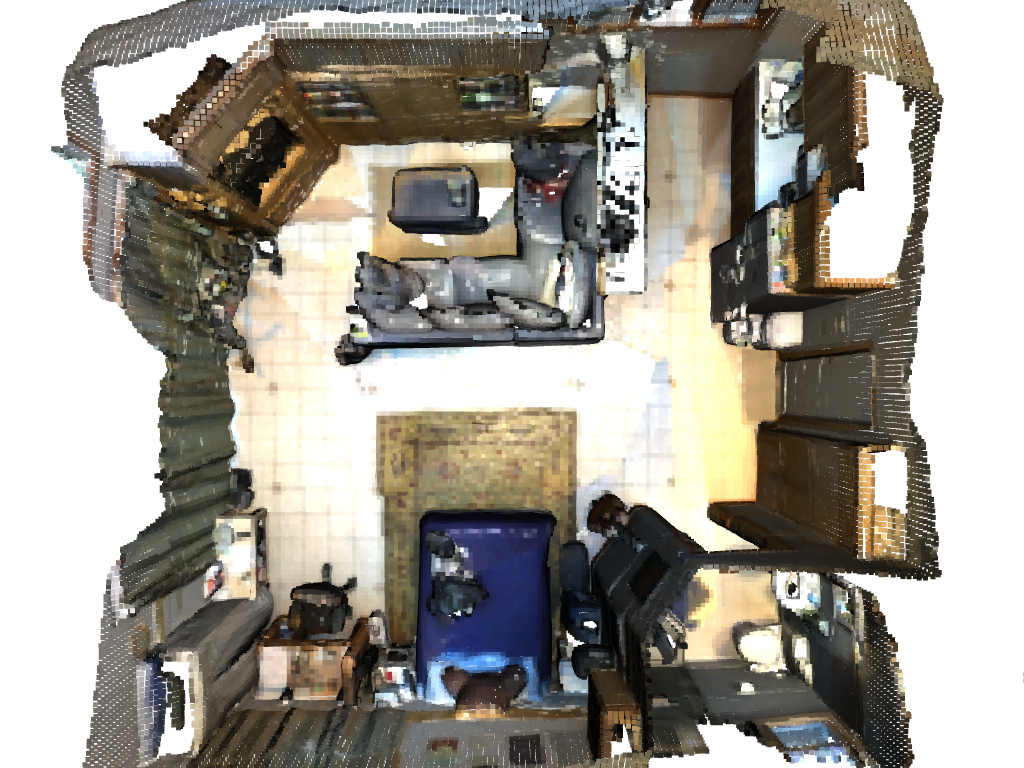
#> input picture rendered.png, 1024 x 768 px
$ python -i utils_vis.py   (imports and definitions only)
#> lines starting #> are read from the running program, lines starting #| are printed output that depends on the picture
### utils_read.py
import numpy as np
import json
import os
import cv2
from tqdm import tqdm

EXCLUDED_OBJECTS = ["wall", "ceiling", "floor"]


# [94 lines left out: functions reverse_multi2multi_mapping, reverse_121_mapping, load_json, read_extrinsic_dir, _pad_extrinsic, read_extrinsic and 1 more, not called in this run]


def _read_intrinsic_scannet(path):
    intrinsic = np.loadtxt(path)
    return intrinsic


# [91 lines left out: functions read_intrinsic, _read_axis_align_matrix_scannet, read_axis_align_matrix, read_depth_map, read_bboxes_json, get_scene_prefix, not called in this run]

def read_annotation_pickle(path):
    """
    Returns: A dictionary. Format. scene_id : (bboxes, object_ids, object_types, visible_view_object_dict, extrinsics_c2w, axis_align_matrix, intrinsics, image_paths)
    bboxes: numpy array of bounding boxes, shape (N, 9): xyz, lwh, ypr
    object_ids: numpy array of obj ids, shape (N,)
    object_types: list of strings, each string is a type of object
    visible_view_object_dict: a dictionary {view_id: visible_instance_ids}
    extrinsics_c2w: a list of 4x4 matrices, each matrix is the extrinsic matrix of a view
    axis_align_matrix: a 4x4 matrix, the axis-aligned matrix of the scene
    intrinsics: a list of 4x4 matrices, each matrix is the intrinsic matrix of a view
    image_paths: a list of strings, each string is the path of an image in the scene
    """
    with open(path, "rb") as f:
        data = np.load(f, allow_pickle=True)
    metainfo = data["metainfo"]
    object_type_to_int = metainfo["categories"]
    object_int_to_type = {v: k for k, v in object_type_to_int.items()}
    datalist = data["data_list"]
    output_data = {}
    pbar = tqdm(range(len(datalist)))
    for scene_idx in pbar:
        images = datalist[scene_idx]["images"]
        intrinsic = datalist[scene_idx].get("cam2img", None)  # a 4x4 matrix
        missing_intrinsic = False
        if intrinsic is None:
            missing_intrinsic = True  # each view has different intrinsic for mp3d
        depth_intrinsic = datalist[scene_idx].get(
            "cam2depth", None
        )  # a 4x4 matrix, for 3rscan
        if depth_intrinsic is None and not missing_intrinsic:
            depth_intrinsic = datalist[scene_idx][
                "depth2img"
            ]  # a 4x4 matrix, for scannet
        axis_align_matrix = datalist[scene_idx]["axis_align_matrix"]  # a 4x4 matrix
        scene_id = images[0]["img_path"].split("/")[-2]  # str

        instances = datalist[scene_idx]["instances"]
        bboxes = []
        object_ids = []
        object_types = []
        for object_idx in range(len(instances)):
            bbox_3d = instances[object_idx]["bbox_3d"]  # list of 9 values
            bbox_label_3d = instances[object_idx]["bbox_label_3d"]  # int
            bbox_id = instances[object_idx]["bbox_id"]  # int
            object_type = object_int_to_type[bbox_label_3d]
            # if object_type in EXCLUDED_OBJECTS:
            #     continue
            object_types.append(object_type)
            bboxes.append(bbox_3d)
            object_ids.append(bbox_id)
        bboxes = np.array(bboxes)
        object_ids = np.array(object_ids)

        visible_view_object_dict = {}
        extrinsics_c2w = []
        intrinsics = []
        depth_intrinsics = []
        image_paths = []
        for image_idx in range(len(images)):
            img_path = images[image_idx]["img_path"]  # str
            if len(img_path.split("/")) == 3: # should be 4, add prefix
                # example input: posed_images/3rscan0001/000000.jpg
                # example output: 3rscan/posed_images/3rscan0001/000000.jpg
                scene_prefix = get_scene_prefix(img_path)
                img_path = os.path.join(scene_prefix, img_path)
            extrinsic_id = img_path.split("/")[-1].split(".")[0]  # str
            cam2global = images[image_idx]["cam2global"]  # a 4x4 matrix
            if missing_intrinsic:
                intrinsic = images[image_idx]["cam2img"]
                depth_intrinsic = images[image_idx]["cam2depth"]
            visible_instance_indices = images[image_idx][
                "visible_instance_ids"
            ]  # numpy array of int
            visible_instance_ids = object_ids[visible_instance_indices]
            visible_view_object_dict[extrinsic_id] = visible_instance_ids
            extrinsics_c2w.append(cam2global)
            intrinsics.append(intrinsic)
            depth_intrinsics.append(depth_intrinsic)
            image_paths.append(img_path)

        pbar.set_description(f"Processing scene {scene_id}")
        output_data[scene_id] = {
            "bboxes": bboxes,
            "object_ids": object_ids,
            "object_types": object_types,
            "visible_view_object_dict": visible_view_object_dict,
            "extrinsics_c2w": extrinsics_c2w,
            "axis_align_matrix": axis_align_matrix,
            "intrinsics": intrinsics,
            "depth_intrinsics": depth_intrinsics,
            "image_paths": image_paths,
        }
    return output_data

def read_annotation_pickles(paths):
    """
        Read multiple annotation pickles and merge them into one dictionary.
        Args:
            paths: a list of paths to annotation pickles.
        Returns: Please refer to the return value of read_annotation_pickle()
    """
    output_data = {}
    if isinstance(paths, str):
        paths = [paths]
    for path in paths:
        data = read_annotation_pickle(path)
        output_data.update(data)
    output_data = dict(sorted(output_data.items()))
    return output_data


# [3 lines that do not run on import are left out]

### utils_vis.py
import open3d as o3d
import numpy as np
import cv2
import matplotlib
import json
from linemesh import LineMesh
from utils_read import (
    read_bboxes_json,
    read_intrinsic,
    read_extrinsic,
    read_annotation_pickles,
    EXCLUDED_OBJECTS,
)

EPS = 1e-4
ALPHA = 0.15


# [558 lines left out: functions annotate_image_with_single_3dbbox_path_mode, annotate_image_with_3dbboxes_path_mode, annotate_image_with_3dbboxes, get_color_map, sort_objects_by_projection_distance, visualize_object_types_on_sam_image and 7 more, not called in this run]


def annotate_images_with_visible_objects(img_ids):
    pickle_file_val = "./example_data/embodiedscan_infos_val_full.pkl"
    pickle_file_train = "./example_data/embodiedscan_infos_train_full.pkl"
    anno_dict = read_annotation_pickles([pickle_file_val, pickle_file_train])
    keys = sorted(list(anno_dict.keys()))
    for key_index in range(len(keys)):
        key = keys[key_index]
        anno = anno_dict[key]
        bboxes = anno["bboxes"]
        object_ids = anno["object_ids"]
        object_types = anno["object_types"]
        visible_view_object_dict = anno["visible_view_object_dict"]
        extrinsics_c2w = anno["extrinsics_c2w"]
        axis_align_matrix = anno["axis_align_matrix"]
        intrinsics = anno["intrinsics"]
        depth_intrinsics = anno["depth_intrinsics"]
        image_paths = anno["image_paths"]

        dataset, _, scene_id, _ = image_paths[0].split(".")[0].split("/")
        if dataset != "scannet":
            continue
        if scene_id != "scene0000_00":
            continue
        bboxes = get_9dof_boxes(bboxes, "zxy", (0, 0, 192))
        view_ids = [
            image_path.split(".")[0].split("/")[-1] for image_path in image_paths
        ]
        for view_id in view_ids:
            if view_id in img_ids:
                view_index = view_ids.index(view_id)
                img_path = f"./example_data/posed_images/{view_id}.jpg"
                visible_object_ids_pre = set(visible_view_object_dict[view_id])
                visible_bboxes, visible_object_ids, visible_object_types = [], [], []
                for object_id in object_ids:
                    if object_id in visible_object_ids_pre:
                        object_index = np.where(object_ids == object_id)[0][0]
                        object_type = object_types[object_index]
                        if object_type in EXCLUDED_OBJECTS:
                            continue
                        visible_bboxes.append(bboxes[object_index])
                        visible_object_ids.append(object_id)
                        visible_object_types.append(object_type)
                intrinsic = intrinsics[view_index]
                extrinsic_c2w = extrinsics_c2w[view_index]
                axis_align_matrix = axis_align_matrix
                out_img_path = f"./{view_id}_annotated.jpg"
                annotate_image_with_3dbboxes(
                    img_path,
                    visible_bboxes,
                    visible_object_ids,
                    visible_object_types,
                    intrinsic,
                    extrinsic_c2w,
                    axis_align_matrix,
                    out_img_path,
                )


# [4 lines not run here, left out]
    # [9 lines of commented-out code are left out]

>>> import cv2
>>> picture = cv2.imread('rendered.png', cv2.IMREAD_GRAYSCALE)
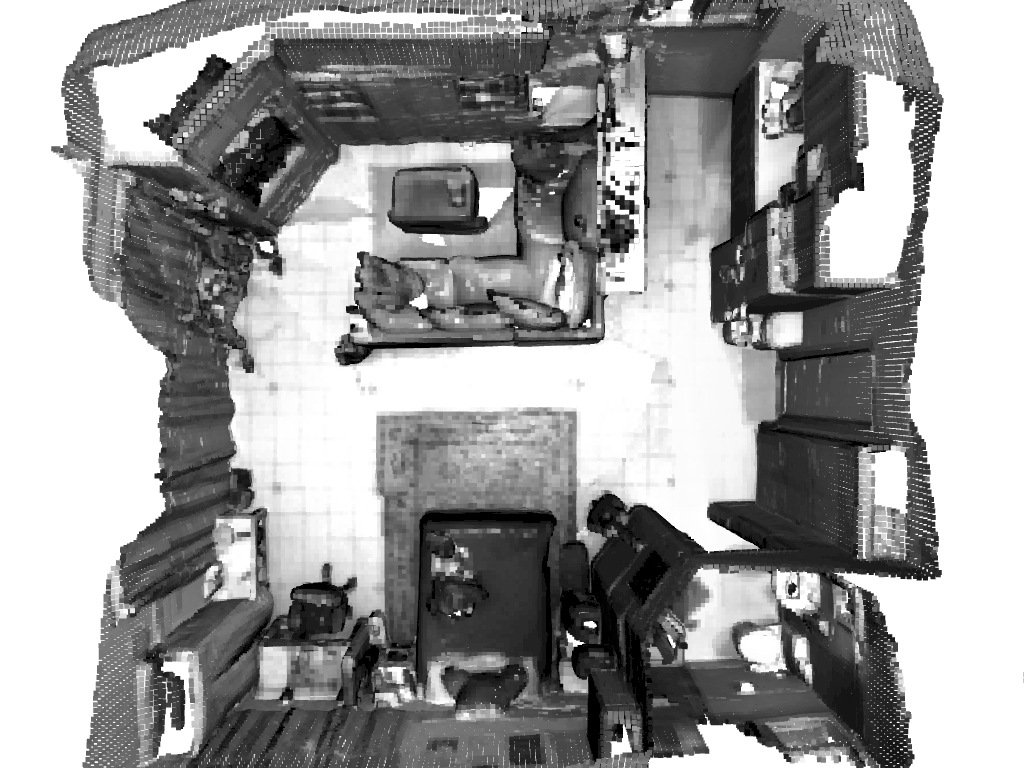
#> picture: shape (768, 1024); min 0, max 255, mean 154.9
>>> result = annotate_images_with_visible_objects(picture)
#> (the run stopped early here; a loop or call above may not have finished)
